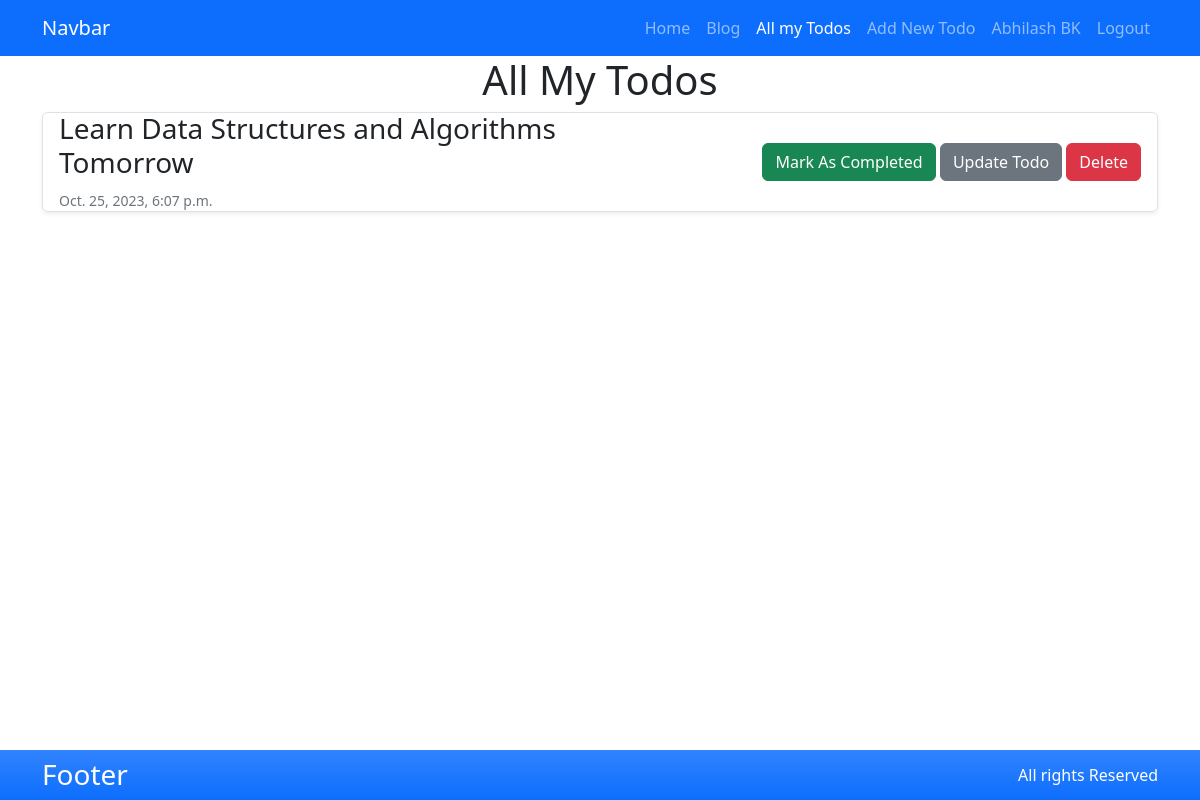
Page /todos (signed in) on the committed database.
### todo/models.py (models this page shows)
class Todo(models.Model):
    todo = models.CharField(max_length=150)
    created_at = models.DateTimeField(auto_now_add=True)
    updated_at = models.DateTimeField(auto_now_add=True)
    completed = models.BooleanField(default=False)
    user = models.ForeignKey(User,on_delete=models.CASCADE)

### todo/views.py (the view)
# urls.py: path('todos', views.getAllTodos, name="todos.index"),
@login_required
def getAllTodos(request: HttpRequest):
    user = User.objects.get(pk=request.user.pk)
    todos = user.todo_set.all()
    return render(request, 'todo/todos.html', {"todos": todos})

### todo/templates/todo/todos.html (shortened to what this page needs)
{% extends 'todo/base.html' %}
{% block mainContent %}
    <h1 class="text-center">All My Todos</h1>
    <div class="container vstack gap-3 rounded">
        {% for todo in todos %}
            <div class="border rounded-2 d-flex flex-row justify-content-between align-items-center shadow-sm py-1 px-3"
                 style="height: 100px">
                <div class="w-50">
                    <div class="hstack gap-1">
                        <p class="h3 ">{{ todo.todo }}
                        </p>
                    </div>
                    <small class="text-muted">{{ todo.created_at }}</small>
                </div>
                <div class="">
                    {% if not todo.completed %}
                        <a class="btn btn-success" href="{% url 'todos:todos.toggle' todo.id %}">Mark As Completed</a>
                        <a class="btn btn-secondary" href="{% url 'todos:todos.update' todo.id %}">Update Todo</a>
                    {% endif %}
                    <a class="btn btn-danger" href="{% url 'todos:todos.delete' todo.id %}">Delete</a>
                </div>
            </div>
        {% endfor %}
    </div>
{% endblock mainContent %}

### todo/templates/todo/partials/header.html (shortened to what this page needs)
<nav class="navbar navbar-expand-lg navbar-dark bg-primary">
    <div class="container d-flex justify-content-between">
        <a class="navbar-brand" href="/">
            Navbar
        </a>
        <div class="collapse navbar-collapse justify-content-end" id="navbarNavDropdown">
            <ul class="navbar-nav">
                <li class="nav-item">
                    <a class="nav-link {% if request.resolver_match.url_name == 'index' %}active{% endif %}"
                       aria-current="page" href="{% url 'todos:index' %}">Home</a>
                </li>
                <li class="nav-item">
                    <a class="nav-link {% if request.resolver_match.url_name == 'index' %}active{% endif %}"
                       aria-current="page" href="{% url 'blog:blog.index' %}">Blog</a>
                </li>
                {% if not request.user.is_authenticated %}
                    <li class="nav-item">
                        <a class="nav-link {% if request.resolver_match.url_name == 'register' %}active{% endif %}"
                           href="{% url 'authentication:register' %}">Sign Up</a>
                    </li>
                    <li class="nav-item">
                        <a class="nav-link {% if request.resolver_match.url_name == 'login' %}active{% endif %}"
                           href="{% url 'authentication:login' %}">Sign In</a>
                    </li>
                {% else %}
                    <li class="nav-item">
                        <a class="nav-link {% if request.resolver_match.url_name == 'todos.index' %}active{% endif %}"
                           href='{% url 'todos:todos.index' %}'>All my Todos</a>
                    </li>
                    <li class="nav-item">
                        <a class="nav-link {% if request.resolver_match.url_name == 'todos.create' %}active{% endif %}"
                           href="{% url 'todos:todos.create' %}">Add New Todo</a>
                    </li>
                    <li class="nav-item">
                        <a class="nav-link {% if request.resolver_match.url_name == 'login' %}active{% endif %}"
                           href="{% url 'authentication:login' %}">{{ request.user.first_name }} {{ request.user.last_name }}</a>
                    </li>
                    <li class="nav-item">
                        <a class="nav-link {% if request.resolver_match.url_name == 'login' %}active{% endif %}"
                           href="{% url 'authentication:logout' %}">Logout</a>
                    </li>
                {% endif %}
            </ul>
        </div>
    </div>
</nav>

### rows in the picture
Todo: todo "Learn Data Structures and Algorithms Tomorrow", created_at "Oct. 25, 2023, 6:07 p.m.", completed "Mark As Completed"

### other values in the picture
{{ request.user.first_name }} "Abhilash"
{{ request.user.last_name }} "BK"
